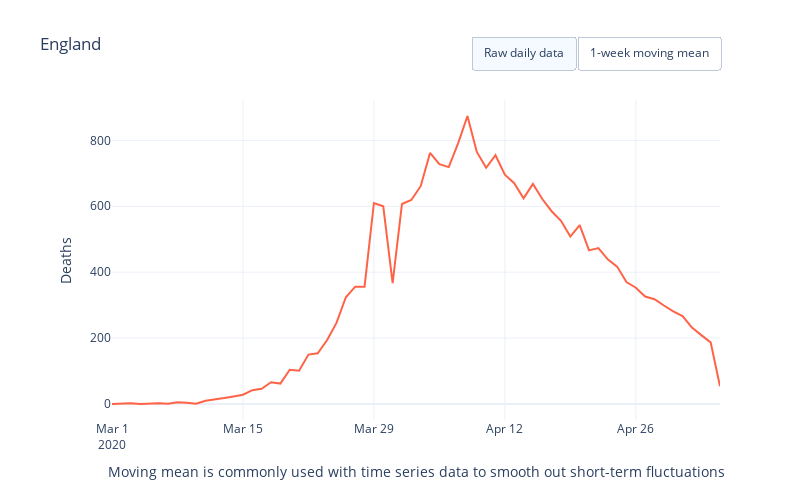

The notebook cell saved with this chart:
### Markdown cell above
## COVID-19 daily deaths in England

### Code cell
fig = go.Figure()

fig.add_trace(go.Scatter(x=df_region2_t["Date"], y=df_region2_t["England"],
                    line=dict(color='tomato', width=2),
                    mode='lines',
                    name='England'))

fig.add_trace(go.Scatter(x=df_region2_t["Date"], y=df_region2_t["MA7 England"],
                    line=dict(color='tomato', width=2),
                    mode='lines',
                    name='MA5 England',
                    visible=False))
              

fig.update_layout(
    updatemenus=[
        dict(
            type="buttons",
            direction="right",
            active=0,
            x=1,
            y=1.2,
            buttons=list([
                dict(label="Raw daily data",
                     method="update",
                     args=[{"visible": [True, False]},
                           {"title": "England raw daily data"}]),
                dict(label="1-week moving mean",
                     method="update",
                     args=[{"visible": [False, True]},
                           {"title": "England 1-week moving mean"}]),
            ]),
        )
    ])

# Set title
fig.update_layout(
    title_text="England",
    xaxis_domain=[0.05, 1.0],
    yaxis_title = "Deaths", width=800, height=500, legend=dict(x=.001, y=1),
    xaxis_title = "Moving mean is commonly used with time series data to smooth out short-term fluctuations"

)

fig.show()

### Figure 1 — Plotly figure (JSON) as saved in the notebook; plotly's stock layout.template omitted (floating-point values rounded to 4 significant figures)
{"data": [{"line": {"color": "tomato", "width": 2}, "mode": "lines", "name": "England", "type": "scatter", "x": ["2020-03-01T00:00:00", "2020-03-02T00:00:00", "2020-03-03T00:00:00", "2020-03-04T00:00:00", "2020-03-05T00:00:00", "2020-03-06T00:00:00", "2020-03-07T00:00:00", "2020-03-08T00:00:00", "2020-03-09T00:00:00", "2020-03-10T00:00:00", "2020-03-11T00:00:00", "2020-03-12T00:00:00", "2020-03-13T00:00:00", "2020-03-14T00:00:00", "2020-03-15T00:00:00", "2020-03-16T00:00:00", "2020-03-17T00:00:00", "2020-03-18T00:00:00", "2020-03-19T00:00:00", "2020-03-20T00:00:00", "2020-03-21T00:00:00", "2020-03-22T00:00:00", "2020-03-23T00:00:00", "2020-03-24T00:00:00", "2020-03-25T00:00:00", "2020-03-26T00:00:00", "2020-03-27T00:00:00", "2020-03-28T00:00:00", "2020-03-29T00:00:00", "2020-03-30T00:00:00", "2020-03-31T00:00:00", "2020-04-01T00:00:00", "2020-04-02T00:00:00", "2020-04-03T00:00:00", "2020-04-04T00:00:00", "2020-04-05T00:00:00", "2020-04-06T00:00:00", "2020-04-07T00:00:00", "2020-04-08T00:00:00", "2020-04-09T00:00:00", "2020-04-10T00:00:00", "2020-04-11T00:00:00", "2020-04-12T00:00:00", "2020-04-13T00:00:00", "2020-04-14T00:00:00", "2020-04-15T00:00:00", "2020-04-16T00:00:00", "2020-04-17T00:00:00", "2020-04-18T00:00:00", "2020-04-19T00:00:00", "2020-04-20T00:00:00", "2020-04-21T00:00:00", "2020-04-22T00:00:00", "2020-04-23T00:00:00", "2020-04-24T00:00:00", "2020-04-25T00:00:00", "2020-04-26T00:00:00", "2020-04-27T00:00:00", "2020-04-28T00:00:00", "2020-04-29T00:00:00", "2020-04-30T00:00:00", "2020-05-01T00:00:00", "2020-05-02T00:00:00", "2020-05-03T00:00:00", "2020-05-04T00:00:00", "2020-05-05T00:00:00"], "y": [0, 1, 2, 0, 2, 2, 1, 5, 4, 1, 10, 13, 18, 23, 28, 42, 46, 66, 62, 104, 101, 150, 154, 194, 246, 324, 356, 356, 610, 600, 367, 607, 619, 661, 762, 728, 719, 791, 874, 765, 717, 755, 696, 670, 624, 668, 622, 585, 556, 508, 543, 466, 473, 439, 417, 370, 353, 326, 318, 299, 281, 267, 232, 209, 187, 54]}, {"line": {"color": "tomato", "width": 2}, "mode": "lines", "name": "MA5 England", "type": "scatter", "visible": false, "x": ["2020-03-01T00:00:00", "2020-03-02T00:00:00", "2020-03-03T00:00:00", "2020-03-04T00:00:00", "2020-03-05T00:00:00", "2020-03-06T00:00:00", "2020-03-07T00:00:00", "2020-03-08T00:00:00", "2020-03-09T00:00:00", "2020-03-10T00:00:00", "2020-03-11T00:00:00", "2020-03-12T00:00:00", "2020-03-13T00:00:00", "2020-03-14T00:00:00", "2020-03-15T00:00:00", "2020-03-16T00:00:00", "2020-03-17T00:00:00", "2020-03-18T00:00:00", "2020-03-19T00:00:00", "2020-03-20T00:00:00", "2020-03-21T00:00:00", "2020-03-22T00:00:00", "2020-03-23T00:00:00", "2020-03-24T00:00:00", "2020-03-25T00:00:00", "2020-03-26T00:00:00", "2020-03-27T00:00:00", "2020-03-28T00:00:00", "2020-03-29T00:00:00", "2020-03-30T00:00:00", "2020-03-31T00:00:00", "2020-04-01T00:00:00", "2020-04-02T00:00:00", "2020-04-03T00:00:00", "2020-04-04T00:00:00", "2020-04-05T00:00:00", "2020-04-06T00:00:00", "2020-04-07T00:00:00", "2020-04-08T00:00:00", "2020-04-09T00:00:00", "2020-04-10T00:00:00", "2020-04-11T00:00:00", "2020-04-12T00:00:00", "2020-04-13T00:00:00", "2020-04-14T00:00:00", "2020-04-15T00:00:00", "2020-04-16T00:00:00", "2020-04-17T00:00:00", "2020-04-18T00:00:00", "2020-04-19T00:00:00", "2020-04-20T00:00:00", "2020-04-21T00:00:00", "2020-04-22T00:00:00", "2020-04-23T00:00:00", "2020-04-24T00:00:00", "2020-04-25T00:00:00", "2020-04-26T00:00:00", "2020-04-27T00:00:00", "2020-04-28T00:00:00", "2020-04-29T00:00:00", "2020-04-30T00:00:00", "2020-05-01T00:00:00", "2020-05-02T00:00:00", "2020-05-03T00:00:00", "2020-05-04T00:00:00", "2020-05-05T00:00:00"], "y": [null, null, null, null, null, null, 1.143, 1.857, 2.286, 2.143, 3.571, 5.143, 7.429, 10.57, 13.86, 19.29, 25.71, 33.71, 40.71, 53, 64.14, 81.57, 97.57, 118.7, 144.4, 181.9, 217.9, 254.3, 320, 383.7, 408.4, 460, 502.1, 545.7, 603.7, 620.6, 637.6, 698.1, 736.3, 757.1, 765.1, 764.1, 759.6, 752.6, 728.7, 699.3, 678.9, 660, 631.6, 604.7, 586.6, 564, 536.1, 510, 486, 459.4, 437.3, 406.3, 385.1, 360.3, 337.7, 316.3, 296.6, 276, 256.1, 218.4]}], "layout": {"height": 500, "legend": {"x": 0.001, "y": 1}, "title": {"text": "England"}, "updatemenus": [{"active": 0, "buttons": [{"args": [{"visible": [true, false]}, {"title": "England raw daily data"}], "label": "Raw daily data", "method": "update"}, {"args": [{"visible": [false, true]}, {"title": "England 1-week moving mean"}], "label": "1-week moving mean", "method": "update"}], "direction": "right", "type": "buttons", "x": 1, "y": 1.2}], "width": 800, "xaxis": {"domain": [0.05, 1], "title": {"text": "Moving mean is commonly used with time series data to smooth out short-term fluctuations"}}, "yaxis": {"title": {"text": "Deaths"}}}}
